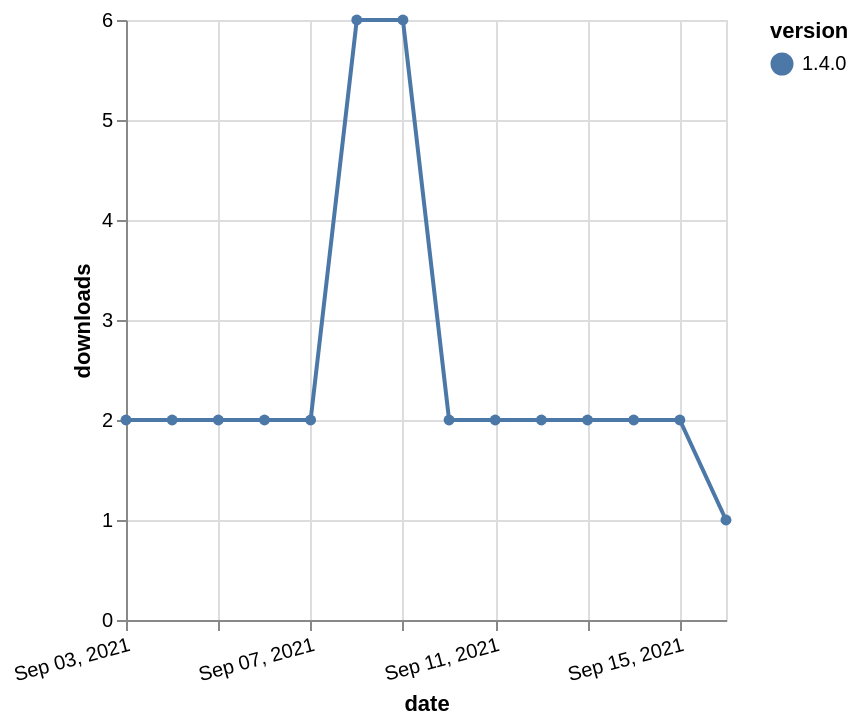

This figure's Vega-Lite source:
### Vega-Lite specification from a JSON file in a GitHub repository (floating-point values rounded to 4 significant figures)
{"$schema": "https://vega.github.io/schema/vega-lite/v5.json", "description": "A simple bar chart with embedded data.", "data": {"values": [{"date": "2021-09-03", "total": 5331, "delta": 2, "version": "1.4.0"}, {"date": "2021-09-04", "total": 5333, "delta": 2, "version": "1.4.0"}, {"date": "2021-09-05", "total": 5335, "delta": 2, "version": "1.4.0"}, {"date": "2021-09-06", "total": 5337, "delta": 2, "version": "1.4.0"}, {"date": "2021-09-07", "total": 5339, "delta": 2, "version": "1.4.0"}, {"date": "2021-09-08", "total": 5345, "delta": 6, "version": "1.4.0"}, {"date": "2021-09-09", "total": 5351, "delta": 6, "version": "1.4.0"}, {"date": "2021-09-10", "total": 5353, "delta": 2, "version": "1.4.0"}, {"date": "2021-09-11", "total": 5355, "delta": 2, "version": "1.4.0"}, {"date": "2021-09-12", "total": 5357, "delta": 2, "version": "1.4.0"}, {"date": "2021-09-13", "total": 5359, "delta": 2, "version": "1.4.0"}, {"date": "2021-09-14", "total": 5361, "delta": 2, "version": "1.4.0"}, {"date": "2021-09-15", "total": 5363, "delta": 2, "version": "1.4.0"}, {"date": "2021-09-16", "total": 5364, "delta": 1, "version": "1.4.0"}]}, "width": "container", "mark": {"type": "line", "point": {"filled": true}}, "encoding": {"x": {"field": "date", "type": "temporal", "timeUnit": "yearmonthdate", "title": "date", "axis": {"labelAngle": -15}}, "y": {"field": "delta", "type": "quantitative", "title": "downloads"}, "color": {"field": "version", "type": "nominal"}, "tooltip": {"field": "delta"}}}
